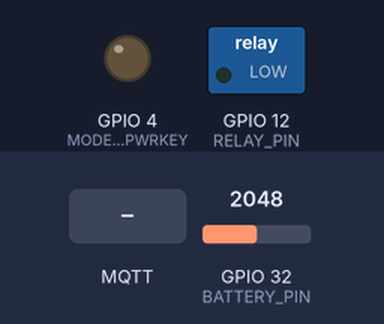
The program below on a simulated ESP32. Shown: switched loads named in the program (green lamp = pin HIGH), output pins drawn as LEDs (lit = HIGH). Inputs (shaded band) come from the test bench; at power-on: GPIO 32 (BATTERY_PIN) = 2048 (analog values on the 0–4095 scale). No MQTT or app messages arrive unless stated; what the program prints to the serial monitor is not drawn.

Above: at 0.2 s.
At 5.3 s:
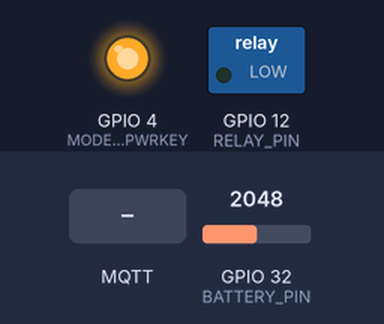
5.4 s: MQTT message "UNLOCK" arrives on the first subscribed topic
At 10.5 s:
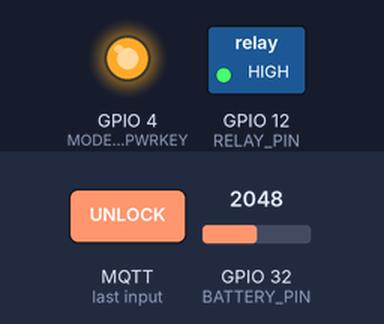
15.6 s: MQTT message "1" arrives on the first subscribed topic
20.6 s: MQTT message "on" arrives on the first subscribed topic
Timing chart, 0 to 23.6 s (numbered marks = the images above; inputs shaded):
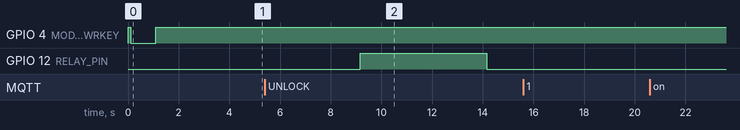

Measured:
- after the input at 5.4 s, GPIO 12 (RELAY_PIN): LOW → HIGH after 3.8 s, → LOW 5.0 s later
- after the input at 15.6 s, every drawn part: stays the same
- after the input at 20.6 s, every drawn part: stays the same

The program:

main.cpp
```cpp
#define TINY_GSM_MODEM_A7670
#define TINY_GSM_RX_BUFFER 1024

#include <TinyGsmClient.h>
#include <PubSubClient.h>

// --- ขาเชื่อมต่อของ LilyGO T-A7670SA และอุปกรณ์ ---
#define MODEM_RX 26
#define MODEM_TX 27
#define MODEM_PWRKEY 4
const int RELAY_PIN = 12;
const int BATTERY_PIN = 32;

// --- ตั้งค่าซิมและ MQTT ---
const char apn[] = "internet"; // เปลี่ยนตามค่ายซิมถ้าจำเป็น
const char* mqtt_server = "YOUR_DROPLET_IP";
const int   mqtt_port = 1883;

const char* topic_publish = "bidkan/bikes/BIKE-001/gps";
const char* topic_subscribe = "bidkan/bikes/BIKE-001/command";

HardwareSerial SerialAT(1);
TinyGsm modem(SerialAT);
TinyGsmClient client(modem);
PubSubClient mqtt(client);

// ฟังก์ชันทำงานเมื่อเซิร์ฟเวอร์สั่งปลดล็อก
void mqttCallback(char* topic, byte* payload, unsigned int length) {
  String message;
  for (int i = 0; i < length; i++) {
    message += (char)payload[i];
  }
  Serial.println("📩 [4G] ได้รับคำสั่ง: " + message);

  if (message == "UNLOCK") {
    Serial.println("🔓 ปลดล็อกรถ!");
    digitalWrite(RELAY_PIN, HIGH);
    // ในสถานการณ์จริง อาจจะปลดล็อกจนกว่าลูกค้าจะกดยืนยันคืนรถ
    delay(5000);
    digitalWrite(RELAY_PIN, LOW);
    Serial.println("🔒 ล็อกรถ");
  }
}

void setup() {
  Serial.begin(115200);
  pinMode(RELAY_PIN, OUTPUT);
  digitalWrite(RELAY_PIN, LOW);
  analogReadResolution(12);

  // ปลุกโมดูล 4G
  pinMode(MODEM_PWRKEY, OUTPUT);
  digitalWrite(MODEM_PWRKEY, HIGH); delay(100);
  digitalWrite(MODEM_PWRKEY, LOW);  delay(1000);
  digitalWrite(MODEM_PWRKEY, HIGH);

  SerialAT.begin(115200, SERIAL_8N1, MODEM_RX, MODEM_TX);
  delay(3000);

  Serial.println("สตาร์ท 4G และเชื่อมต่ออินเทอร์เน็ต...");
  modem.restart();
  if (!modem.gprsConnect(apn, "", "")) {
    Serial.println("❌ ต่อเน็ตไม่สำเร็จ");
    while(true);
  }

  modem.enableGPS();
  Serial.println("✅ 4G พร้อม! GPS พร้อม!");

  mqtt.setServer(mqtt_server, mqtt_port);
  mqtt.setCallback(mqttCallback);
}

void reconnect() {
  while (!mqtt.connected()) {
    Serial.print("Connecting MQTT...");
    if (mqtt.connect("BIKE_001_PROD")) {
      Serial.println(" ✅");
      mqtt.subscribe(topic_subscribe);
    } else {
      delay(5000);
    }
  }
}

void loop() {
  if (!mqtt.connected()) reconnect();
  mqtt.loop();

  float lat = 0, lon = 0;
  int rawBat = analogRead(BATTERY_PIN);
  int batPercent = map(rawBat, 0, 4095, 0, 100);

  // ดึงพิกัดจริงจากดาวเทียม
  if (modem.getGPS(&lat, &lon)) {
    String payload = "{\"lat\":" + String(lat, 6) + ", \"lon\":" + String(lon, 6) + ", \"battery\":" + String(batPercent) + "}";
    mqtt.publish(topic_publish, payload.c_str());
    Serial.println("🚀 [PROD] ส่งข้อมูล: " + payload);
  } else {
    Serial.println("⏳ รอสัญญาณ GPS...");
  }

  delay(5000);
}
```

wifi.cpp
```cpp
// #define TINY_GSM_MODEM_A7670
// #define TINY_GSM_RX_BUFFER 1024

// #include <TinyGsmClient.h>
// #include <PubSubClient.h>

// // --- ขาเชื่อมต่อของ LilyGO T-A7670SA และอุปกรณ์ ---
// #define MODEM_RX 26
// #define MODEM_TX 27
// #define MODEM_PWRKEY 4
// const int RELAY_PIN = 12;
// const int BATTERY_PIN = 32;

// // --- ตั้งค่าซิมและ MQTT ---
// const char apn[] = "internet"; // เปลี่ยนตามค่ายซิมถ้าจำเป็น
// const char* mqtt_server = "YOUR_DROPLET_IP";
// const int   mqtt_port = 1883;

// const char* topic_publish = "bidkan/bikes/BIKE-001/gps";
// const char* topic_subscribe = "bidkan/bikes/BIKE-001/command";

// HardwareSerial SerialAT(1);
// TinyGsm modem(SerialAT);
// TinyGsmClient client(modem);
// PubSubClient mqtt(client);

// // ฟังก์ชันทำงานเมื่อเซิร์ฟเวอร์สั่งปลดล็อก
// void mqttCallback(char* topic, byte* payload, unsigned int length) {
//   String message;
//   for (int i = 0; i < length; i++) {
//     message += (char)payload[i];
//   }
//   Serial.println("📩 [4G] ได้รับคำสั่ง: " + message);

//   if (message == "UNLOCK") {
//     Serial.println("🔓 ปลดล็อกรถ!");
//     digitalWrite(RELAY_PIN, HIGH);
//     // ในสถานการณ์จริง อาจจะปลดล็อกจนกว่าลูกค้าจะกดยืนยันคืนรถ
//     delay(5000);
//     digitalWrite(RELAY_PIN, LOW);
//     Serial.println("🔒 ล็อกรถ");
//   }
// }

// void setup() {
//   Serial.begin(115200);
//   pinMode(RELAY_PIN, OUTPUT);
//   digitalWrite(RELAY_PIN, LOW);
//   analogReadResolution(12);

//   // ปลุกโมดูล 4G
//   pinMode(MODEM_PWRKEY, OUTPUT);
//   digitalWrite(MODEM_PWRKEY, HIGH); delay(100);
//   digitalWrite(MODEM_PWRKEY, LOW);  delay(1000);
//   digitalWrite(MODEM_PWRKEY, HIGH);

//   SerialAT.begin(115200, SERIAL_8N1, MODEM_RX, MODEM_TX);
//   delay(3000);

//   Serial.println("สตาร์ท 4G และเชื่อมต่ออินเทอร์เน็ต...");
//   modem.restart();
//   if (!modem.gprsConnect(apn, "", "")) {
//     Serial.println("❌ ต่อเน็ตไม่สำเร็จ");
//     while(true);
//   }

//   modem.enableGPS();
//   Serial.println("✅ 4G พร้อม! GPS พร้อม!");

//   mqtt.setServer(mqtt_server, mqtt_port);
//   mqtt.setCallback(mqttCallback);
// }

// void reconnect() {
//   while (!mqtt.connected()) {
//     Serial.print("Connecting MQTT...");
//     if (mqtt.connect("BIKE_001_PROD")) {
//       Serial.println(" ✅");
//       mqtt.subscribe(topic_subscribe);
//     } else {
//       delay(5000);
//     }
//   }
// }

// void loop() {
//   if (!mqtt.connected()) reconnect();
//   mqtt.loop();

//   float lat = 0, lon = 0;
//   int rawBat = analogRead(BATTERY_PIN);
//   int batPercent = map(rawBat, 0, 4095, 0, 100);

//   // ดึงพิกัดจริงจากดาวเทียม
//   if (modem.getGPS(&lat, &lon)) {
//     String payload = "{\"lat\":" + String(lat, 6) + ", \"lon\":" + String(lon, 6) + ", \"battery\":" + String(batPercent) + "}";
//     mqtt.publish(topic_publish, payload.c_str());
//     Serial.println("🚀 [PROD] ส่งข้อมูล: " + payload);
//   } else {
//     Serial.println("⏳ รอสัญญาณ GPS...");
//   }

//   delay(5000);
// }
```
